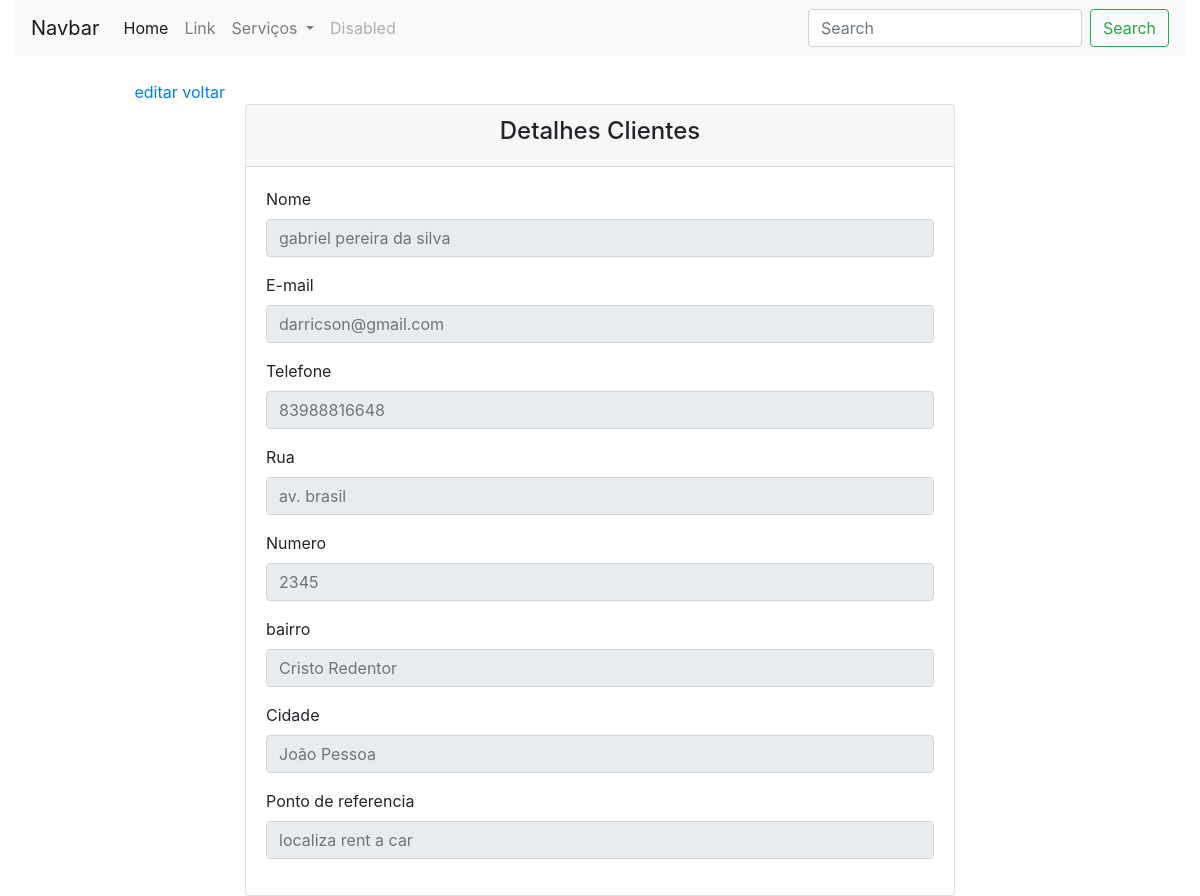
The app's page /cliente_detail/11 with its own data.
### cliente/models.py (models this page shows, shortened)
class Cliente(models.Model):
    nome = models.CharField('Nome', max_length=30)
    email = models.EmailField('E-mail', max_length=60)
    telefone = models.CharField('Telefone', max_length=12)
    rua = models.CharField('Rua', max_length=50)
    numero = models.CharField('Numero/Quadra/Lote', max_length=5)
    bairro = models.CharField('Bairro', max_length=50)
    cidade = models.CharField('Cidade', max_length=50)
    ponto_referencia = models.CharField('Ponto de referencia', max_length=100)
    class Meta:
        verbose_name = 'CLiente'
        verbose_name_plural = 'Clientes'

### cliente/views.py (the view)
# urls.py: path('cliente_detail/<int:id>', detail_cliente, name='cliente_detail'),
def detail_cliente(request, id):
    clientes = get_object_or_404(Cliente, id=id)
    context = {'cliente': clientes}
    return render(request, 'cliente/detail_cliente.html', context)

### cliente/templates/cliente/detail_cliente.html (shortened to what this page needs)
{% extends 'cliente/base.html' %}
{% block content %}
<br>
<div class="container">
   <div class="col col-sm-2 text-right">
      <a href="{% url 'cliente_update' cliente.id %}">editar</a>
      <a href="{% url 'cliente_list' %}">voltar</a>
    </div>
  <div class="row justify-content-center">
    <div class="col col-md-8 ">
      <div class="card">
        <div class="card-header text-center ">
          <h4>Detalhes Clientes</h4>
        </div>
        <div class="card-body">
            <div class="form-group">
              <label for="disabledInput1">Nome</label>
              <input type="text" class="form-control" id="disabledInput1" placeholder="{{ cliente.nome }}" disabled>
            </div>
            <div class="form-group">
              <label for="disabledInput2">E-mail</label>
              <input type="text" class="form-control" id="disabledInput2" placeholder="{{ cliente.email }}" disabled>
            </div>
            <div class="form-group">
              <label for="disabledInput3">Telefone</label>
              <input type="text" class="form-control" id="disabledInput3" placeholder="{{ cliente.telefone }}" disabled>
            </div>
            <div class="form-group">
              <label for="disabledInput4">Rua</label>
              <input type="text" class="form-control" id="disabledInput4" placeholder="{{ cliente.rua }}" disabled>
            </div>
            <div class="form-group">
              <label for="disabledInput5">Numero</label>
              <input type="text" class="form-control" id="disabledInput5" placeholder="{{ cliente.numero }}" disabled>
            </div>
            <div class="form-group">
              <label for="disabledInput6">bairro</label>
              <input type="text" class="form-control" id="disabledInput6" placeholder="{{ cliente.bairro }}" disabled>
            </div>
            <div class="form-group">
              <label for="disabledInput7">Cidade</label>
              <input type="text" class="form-control" id="disabledInput7" placeholder="{{ cliente.cidade }}" disabled>
            </div>
            <div class="form-group">
              <label for="disabledInput8">Ponto de referencia</label>
              <input type="text" class="form-control" id="disabledInput8" placeholder="{{ cliente.ponto_referencia }}" disabled>
            </div>
        </div>
      </div>
    </div>
  </div>
</div>
{% endblock %}

### records on screen
Cliente: nome "gabriel pereira da silva", email "darricson@gmail.com", telefone "83988816648", rua "av. brasil", numero "2345", bairro "Cristo Redentor", cidade "João Pessoa", ponto_referencia "localiza rent a car"
